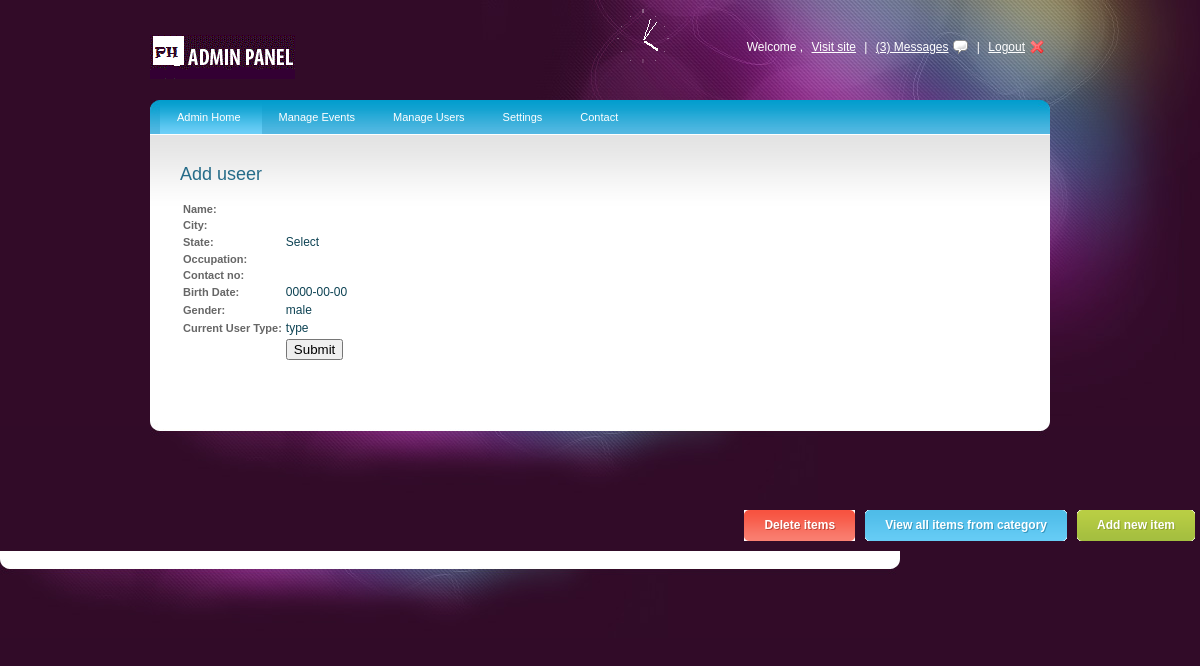
The app's page /admn/userprofile1.php?id=26 with its own data.
### tables this page shows
CREATE TABLE IF NOT EXISTS `user` (
  `uid` int(11) NOT NULL auto_increment,
  `uname` text NOT NULL,
  `uadd` text NOT NULL,
  `ucity` text NOT NULL,
  `upin` int(6) NOT NULL,
  `ustate` text NOT NULL,
  `uocc` text NOT NULL,
  `ubdate` date NOT NULL,
  `gender` int(11) NOT NULL,
  `mobno` text NOT NULL,
  `uemail` text NOT NULL,
  `useq` int(11) NOT NULL,
  `uans` text NOT NULL,
  `upass` text NOT NULL,
  `uctype` int(11) NOT NULL,
  `flg` int(11) NOT NULL,
  PRIMARY KEY  (`uid`)
);

### admn/userprofile1.php (the view, shortened to what this page needs)
<!DOCTYPE html PUBLIC "-//W3C//DTD XHTML 1.0 Transitional//EN" "http://www.w3.org/TR/xhtml1/DTD/xhtml1-transitional.dtd">
<html xmlns="http://www.w3.org/1999/xhtml">
<head>
<link rel="stylesheet" type="text/css" href="style.css" />
<link rel="stylesheet" type="text/css" media="all" href="niceforms-default.css" />
</head>
<body>
<body>
<div id="main_container">
	<div class="header">
    <div class="logo"><a href="#"><img src="images/logo.gif" alt="" title="" border="0" /></a></div>
    <div class="right_header">Welcome <?php echo $_SESSION['name']; ?>, <a href="#">Visit site</a> | <a href="#" class="messages">(3) Messages</a> | <a href="#" class="logout">Logout</a></div>
    <div id="clock_a"></div>
    </div>
    <div class="main_content">
                    <div class="menu">
                    <ul>
                    <li><a class="current" href="main.php">Admin Home</a></li>
                    <li><a href="update.php">Manage Events</a>
                    </li>
                    <li><a href="login.html">Manage Users</a>
                    </li>
                    <li><a href="login.html">Settings</a>
                    </li>
                    <li><a href="">Contact</a></li>
                    </ul>
                    </div>
        <?php
$str="select * from user where uid=".$_REQUEST['id'];
$rs=mysql_query($str);
if($array=mysql_fetch_array($rs))
{
}
?>
 <?php
						if($array[8]=='0')
						{
							$gender='male';
						}
					?>
    <div class="center_content">
      <div class="right_content">
        <h2>Add  useer</h2>
        <form action="" method="post" enctype="multipart/form-data" >
          <table>
                <tbody>
                   <tr class="rounded-foot-left">
                        <td>
                          <label for="email">Name:</label></td>
                        <td><?php echo $array[1]; ?></td>
                    </tr>
                    <tr>
                        <td>
                          <label for="interests">City:</label></td>
                        <td>
                        </td>
                    </tr>
                    <tr>
                        <td>
                          <label for="interests">State:</label></td>
                        <td>
                         <?php echo $array[5]; ?>
                        </td>
                    </tr>
                    <tr>
                        <td>
                          <label for="interests">Occupation:</label></td>
                        <td>
                        </td>
                    </tr>
                    <tr>
                        <td>
                          <label for="interests">Contact no:</label></td>
                        <td>
                        </td>
                    </tr>
                    <tr>
                        <td><label for="interests"><strong>Birth Date</strong>:</label></td>
                      <td>
                       <?php echo $array[7]; ?>
                      </td>
                    </tr>
                     <tr>
                        <td><label for="color">Gender:</label></td>
                        <td>
                            <?php echo $gender; ?>
                        </td>
                    </tr>
                 <tr>
                 <td>
                  <label> Current User Type:</label></td>
                   <td>
                         <?php echo type; ?>
                 </td></tr>
             <tr>
             <td></td>
          <td>  <input type="submit" name="sub" id="sub" value="Submit"/></td>
            </tr>
            </tbody>
          </table>
        </form>
      </div>
  </div>
    </div>
    <div class="footer"></div>
</div>
</body>
</html>
	 <a href="#" class="bt_green"><span class="bt_green_lft"></span><strong>Add new item</strong><span class="bt_green_r"></span></a>
     <a href="#" class="bt_blue"><span class="bt_blue_lft"></span><strong>View all items from category</strong><span class="bt_blue_r"></span></a>
     <a href="#" class="bt_red"><span class="bt_red_lft"></span><strong>Delete items</strong><span class="bt_red_r"></span></a>
    <div class="footer"></div>
</body>
</html>

### admn/style.css (style rules this page uses)
body { background:url(images/bg.jpg) no-repeat center top #310b28; font-family:Arial, Helvetica, sans-serif; padding:0; font-size:12px; margin:0 auto; color: #0e4354; }
a { color:#256c89; }
h2 { font-size:18px; color:#256c89; font-weight:normal; padding:0px 0 15px 0; margin:0px; clear:both; }
#main_container { margin:0 auto; width:900px; padding:0px 0 0px 0; }
.header { width:900px; height:100px; }
.logo { float:left; padding:35px 0 0 0; }
#clock_a { float:right; padding:15px 0 0 0; }
.right_header { width:350px; float:right; text-align:right; color:#FFFFFF; padding:40px 0 0 0; }
.right_header a { margin:0 5px 0 5px; text-decoration:underline; color:#FFFFFF; }
.right_header a.messages { background:url(images/comment.png) no-repeat right; padding-right:20px; }
.right_header a.logout { background:url(images/user_logout.png) no-repeat right; padding-right:20px; }
.main_content { margin:0 auto; width:900px; height:auto; padding:0px 0 50px 0; background:url(images/menu_bg.jpg) no-repeat center top #fff; }
.footer { width:900px;height:87px;background:url(images/footer_bg.jpg) no-repeat center top; }
.menu { font-size:11px;padding:0px 10px 0 10px; float:left; width:880px; }
.menu ul { padding:0;margin:0;list-style-type:none; height:34px; }
.menu ul li { float:left;height:34px;line-height:34px; }
.menu a, .menu a:visited { display:block;float:left;height:100%;font-size:11px;text-decoration:none;color:#fff;padding:0 21px 0 17px; }
.menu a.current { background:url(images/menu_bg.gif) repeat-x center; }
.center_content { clear:both; }
.right_content { width:625px; float:left; padding:30px 0 0 30px; }
a.bt_green { display:block; float:right; margin:10px 5px 10px 5px; line-height:31px; text-decoration:none; color:#FFFFFF; text-shadow:1px 1px #8fa42b; }
a.bt_green strong { width:auto;height:31px; padding:0 10px 0 10px;display:block; float:left;background:url(images/bt_green_center.gif) repeat-x center; }
a.bt_green span.bt_green_lft { width:10px;height:31px;display:block; float:left;background:url(images/bt_green_left.gif) no-repeat center right; }
a.bt_green span.bt_green_r { width:10px;height:31px;display:block; float:left;background:url(images/bt_green_r.gif) no-repeat center right; }
a.bt_blue { display:block; float:right; margin:10px 5px 10px 5px; line-height:31px; text-decoration:none; color:#FFFFFF; text-shadow:1px 1px #3597bf; }
a.bt_blue strong { width:auto;height:31px; padding:0 10px 0 10px;display:block; float:left;background:url(images/bt_blue_center.gif) repeat-x center; }
a.bt_blue span.bt_blue_lft { width:10px;height:31px;display:block; float:left;background:url(images/bt_blue_left.gif) no-repeat center right; }
a.bt_blue span.bt_blue_r { width:10px;height:31px;display:block; float:left;background:url(images/bt_blue_r.gif) no-repeat center right; }
a.bt_red { display:block; float:right; margin:10px 5px 10px 5px; line-height:31px; text-decoration:none; color:#FFFFFF; text-shadow:1px 1px #c24739; }
a.bt_red strong { width:auto;height:31px; padding:0 10px 0 10px;display:block; float:left;background:url(images/bt_red_center.gif) repeat-x center; }
a.bt_red span.bt_red_lft { width:10px;height:31px;display:block; float:left;background:url(images/bt_red_left.gif) no-repeat center right; }
a.bt_red span.bt_red_r { width:10px;height:31px;display:block; float:left;background:url(images/bt_red_r.gif) no-repeat center right; }

### admn/niceforms-default.css (style rules this page uses)
label { font-size:11px; font-weight:bold; color:#666; }
select, input, textarea, button { outline:none; resize:none; }

### records on screen
user: ustate "Select", ubdate "0000-00-00", gender "male"

### other values on screen
type "type"
